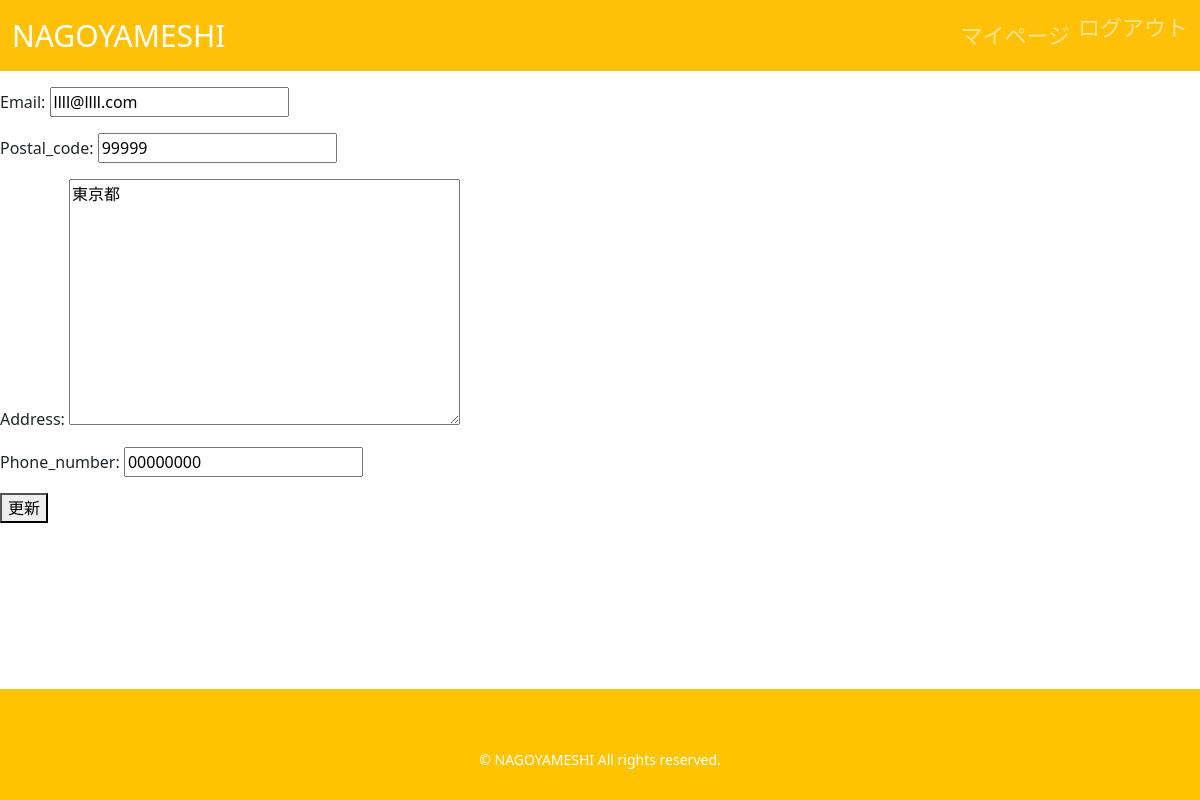
The page /accounts/edit/ (signed in) on the database its author committed.
### accounts/models.py (models this page shows, shortened)
class User(AbstractBaseUser, PermissionsMixin):
    account_id = models.CharField(verbose_name=_("account_id"), unique=True, max_length=10)
    email = models.EmailField(verbose_name=_("email"), unique=True)
    password = models.CharField(verbose_name=_("password"), max_length=128)
    is_active = models.BooleanField(default=True)
    is_staff = models.BooleanField(default=False)
    is_superuser = models.BooleanField(default=False)
    postal_code = models.CharField(verbose_name=_("postal_code"), max_length=12, null=True, blank=True)
    address = models.TextField(verbose_name=_("address"), null=True, blank=True)
    phone_number = models.CharField(verbose_name=_("phone_number"), max_length=20, null=True, blank=True)
    created_at = models.DateTimeField(verbose_name=_("created_at"), auto_now_add=True)
    updated_at = models.DateTimeField(verbose_name=_("updated_at"), auto_now=True)
    objects = UserManager()
    USERNAME_FIELD = 'email'
    REQUIRED_FIELDS = []

### accounts/views.py (the view, shortened to what this page needs)
# urls.py: path('accounts/edit/', accounts_views.EditUserView.as_view(), name='edit_user'),
class EditUserView(LoginRequiredMixin, UpdateView):
    model = User
    form_class = UserEditForm
    template_name = 'accounts/edit_user.html'
    success_url = reverse_lazy('top')
    def get_object(self):
        return self.request.user

### accounts/forms.py
class UserEditForm(UserBaseForm):
    pass

### accounts/templates/accounts/edit_user.html (shortened to what this page needs)
{% extends 'base.html' %}
{% block content %}
<form method="post" action="{% url 'edit_user' %}">
    {{ form.as_p }}
    <button type="submit">更新</button>
</form>
{% endblock %}

### rows shown on the page
User: email "llll@llll.com", postal_code "99999", address "東京都", phone_number "00000000"
